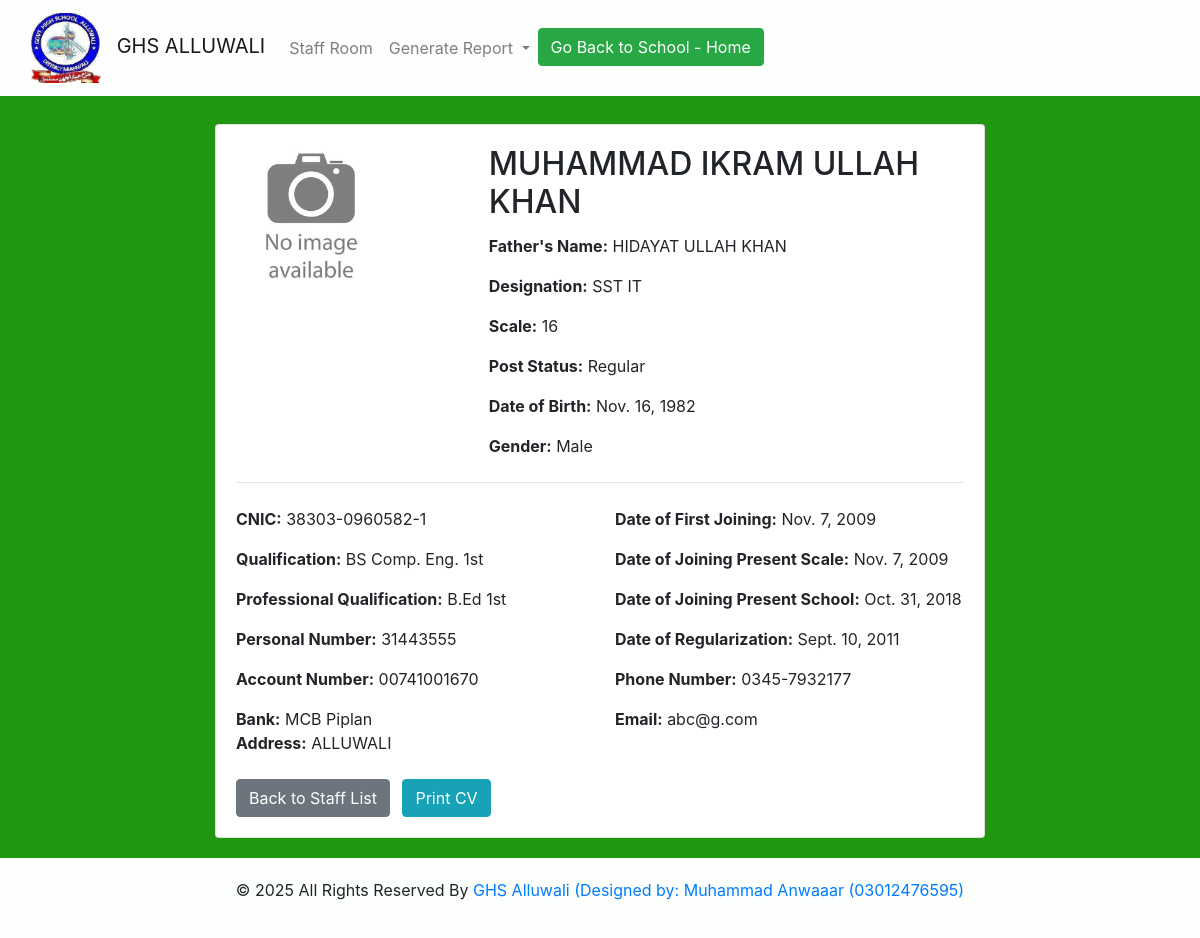
/staff/employee/2/ (signed in), run on the app's committed database.
### staff/models.py (models this page shows, shortened)
class Employee(models.Model):
    DESIGNATION_CHOICES = [
        ('SST Arts', 'SST Arts'),
        ('SST', 'SST'),
        ('SSE Arts', 'SSE Arts'),
        ('SSE English', 'SSE English'),
        ('SSE Science', 'SSE Science'),
        ('SST MATH', 'SST MATH'),
        ('SST science', 'SST science'),
        ('SST BIO', 'SST BIOLOGY'),
        ('SST PHY', 'SST PHYSICS'),
        ('SST CHE', 'SST CHEMISTRY'),
        ('SST IT', 'SST COMPUTER'),
        ('EST Arts', 'EST Arts'),
        ('EST Sci', 'EST Science'),
        ('EST Arts', 'EST Arts'),
        ('EST', 'EST'),
        ('SESE', 'SESE'),
        ('EST Agri', 'EST Agri'),
        ('EST General', 'EST General'),
        ('EST Vr', 'EST Vernacular'),
        ('PST Sci', 'PST Science'),
        ('PST Arts', 'PST Arts'),
        ('PST', 'PST'),
        ('Naib Qasid', 'Naib Qasid'),
        ('L.Attendant', 'Lab Attendant'),
        ('Mali', 'Mali'),
        ('C.IV', 'Class 4'),
        ('SG', 'Security Guard'),
        ('Chokidat', 'Chokidar'),
        ('Sweaper', 'Sweaper'),
    ]
    SCALE_CHOICES = [
        ('19', '19'),
        ('18', '18'),
        ('17', '17'),
        ('16', '16'),
        ('15', '15'),
        ('14', '14'),
        ('12', '12'),
        ('9', '9'),
        ('7', '7'),
        ('5', '5'),
        ('4', '4'),
        ('3', '3'),
        ('2', '2'),
        ('1', '1'),
    ]
    GENDER_CHOICES = [
        ('Male', 'Male'),
        ('Female', 'Female'),
    ]
    POST_STATUS_CHOICES = [
        ('Regular', 'Regular'),
        ('Contract', 'Contract'),
        ('temporary', 'temporary'),
        ('Other', 'Other'),
    ]
    name = models.CharField(max_length=100)
    fname = models.CharField(max_length=100)  # Father name
    cnic = models.CharField(max_length=15, unique=True)  # CNIC formatted as XXXXX-XXXXXXX-X
    qualification=models.CharField(max_length=50, blank=True, null=True,default='Not Mentioned')
    prof_qualification=models.CharField(max_length=50, blank=True, null=True,default='Not Mentioned')
    personalno = models.CharField(max_length=50, unique=True)  # Personal number
    designation = models.CharField(max_length=20, choices=DESIGNATION_CHOICES)
    scale = models.CharField(max_length=3, choices=SCALE_CHOICES)
    post_status = models.CharField(max_length=15, choices=POST_STATUS_CHOICES,default="Regular")
    date_of_birth = models.DateField()
    date_of_first_joining = models.DateField(blank=True, null=True)
    date_of_joining_present_scale = models.DateField(blank=True, null=True)
    date_of_joining_present_school = models.DateField(blank=True, null=True)
    date_of_regularization = models.DateField(blank=True, null=True)
    accountno = models.CharField(max_length=50, unique=True)  # Personal number
    bank = models.CharField(max_length=100)  # Personal number
    phoneno = models.CharField(max_length=15, blank=True, null=True)  # Optional phone number
    email=models.CharField(max_length=100, blank=True, null=True,default="not_mentioned@g.com")  # Optional phone number
    gender = models.CharField(max_length=6, choices=GENDER_CHOICES, blank=True, null=True)  # Optional gender
    address = models.TextField(blank=True, null=True)  # Optional address
    image = models.ImageField(upload_to='school/images', default='defaults/noimage.jpg')

### staff/views.py (the view)
# urls.py: path('employee/<int:employee_id>/', views.employee_detail, name='employee_detail'),
@user_passes_test(is_superuser_or_staff)
def employee_detail(request, employee_id):
    employee = get_object_or_404(Employee, pk=employee_id)
    return render(request, 'staff/employee_detail.html', {'employee': employee})

### staff/views.py (called while the page is built)
def is_superuser_or_staff(user):
    return user.is_superuser or user.is_staff

### staff/templates/staff/employee_detail.html (shortened to what this page needs)
{% extends 'staff/base.html' %}
{% load static %}
{% block content %}
<div class="container-fluid mt-2">
    <div class="row">
        <div class="col-md-8 offset-md-2">
            <div class="card">
                <div class="card-body">
                    <div class="row">
                        <div class="col-md-4">
                            {% if employee.image.url %}
                                <img src="{{ employee.image.url }}" class="img-fluid rounded-circle mb-3" alt="{{ employee.name }}" style="max-width: 150px;">
                            {% else %}
                                <img src="{% static 'img/noimage.jpg' %}" class="img-fluid rounded-circle mb-3" alt="{{ employee.name }}" style="max-width: 150px;">
                            {% endif %}
                        </div>
                        <div class="col-md-8">
                            <h2 class="card-title">{{ employee.name }}</h2>
                            <p class="card-text"><strong>Father's Name:</strong> {{ employee.fname }}</p>
                            <p class="card-text"><strong>Designation:</strong> {{ employee.designation }}</p>
                            <p class="card-text"><strong>Scale:</strong> {{ employee.scale }}</p>
                            <p class="card-text"><strong>Post Status:</strong> {{ employee.post_status }}</p>
                            <p class="card-text"><strong>Date of Birth:</strong> {{ employee.date_of_birth }}</p>
                            <p class="card-text"><strong>Gender:</strong> {{ employee.gender }}</p>
                        </div>
                    </div>
                    <hr class="my-4">
                    <div class="row">
                        <div class="col-md-6">
                            <p class="card-text"><strong>CNIC:</strong> {{ employee.cnic }}</p>
                            <p class="card-text"><strong>Qualification:</strong> {{ employee.qualification }}</p>
                            <p class="card-text"><strong>Professional Qualification:</strong> {{ employee.prof_qualification }}</p>
                            <p class="card-text"><strong>Personal Number:</strong> {{ employee.personalno }}</p>
                            <p class="card-text"><strong>Account Number:</strong> {{ employee.accountno }}</p>
                            <p class="card-text"><strong>Bank:</strong> {{ employee.bank }}</p>
                        </div>
                        <div class="col-md-6">
                            <p class="card-text"><strong>Date of First Joining:</strong> {{ employee.date_of_first_joining }}</p>
                            <p class="card-text"><strong>Date of Joining Present Scale:</strong> {{ employee.date_of_joining_present_scale }}</p>
                            <p class="card-text"><strong>Date of Joining Present School:</strong> {{ employee.date_of_joining_present_school }}</p>
                            <p class="card-text"><strong>Date of Regularization:</strong> {{ employee.date_of_regularization }}</p>
                            <p class="card-text"><strong>Phone Number:</strong> {{ employee.phoneno }}</p>
                            <p class="card-text"><strong>Email:</strong> {{ employee.email }}</p>
                        </div>
                    </div>
                    <div class="row">
                        <div class="col-md-12">
                            <p class="card-text"><strong>Address:</strong> {{ employee.address }}</p>
                        </div>
                    </div>
                    <div class="mt-4">
                        <a href="{% url 'staff:index' %}" class="btn btn-secondary">Back to Staff List</a>
                        <button onclick="window.print()" class="btn btn-info ml-2">Print CV</button>
                    </div>
                </div>
            </div>
        </div>
    </div>
</div>
{% endblock %}

### staff/templates/staff/base.html (style rules this page uses)
* { margin: 0; padding: 0; }
body { background-color: rgb(33, 150, 17); display: flex; flex-direction: column; min-height: 100vh; margin: 0; }

### data on the page
Employee: image (placeholder picture), name "MUHAMMAD IKRAM ULLAH KHAN", fname "HIDAYAT ULLAH KHAN", designation "SST IT", scale "16", post_status "Regular", date_of_birth "Nov. 16, 1982", gender "Male", cnic "38303-0960582-1", qualification "BS Comp. Eng. 1st", prof_qualification "B.Ed 1st", personalno "31443555", accountno "00741001670", bank "MCB Piplan", date_of_first_joining "Nov. 7, 2009", date_of_joining_present_scale "Nov. 7, 2009", date_of_joining_present_school "Oct. 31, 2018", date_of_regularization "Sept. 10, 2011", phoneno "0345-7932177", email "abc@g.com", address "ALLUWALI"
